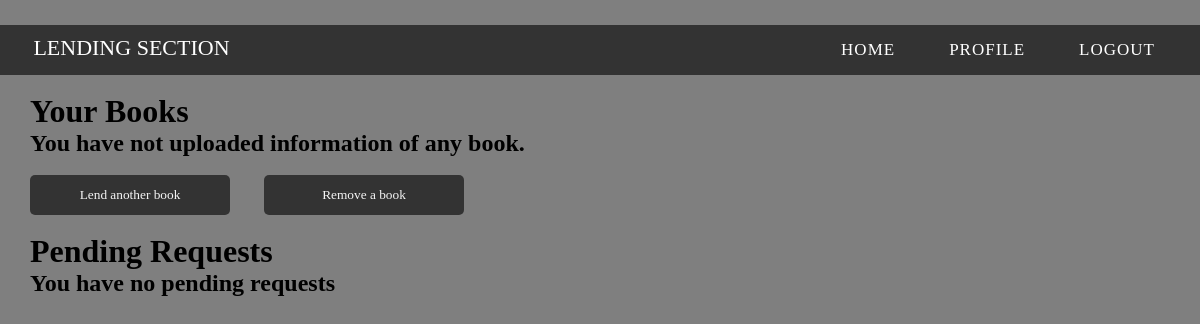
The page /lending_section (signed in) on the database as committed earlier.
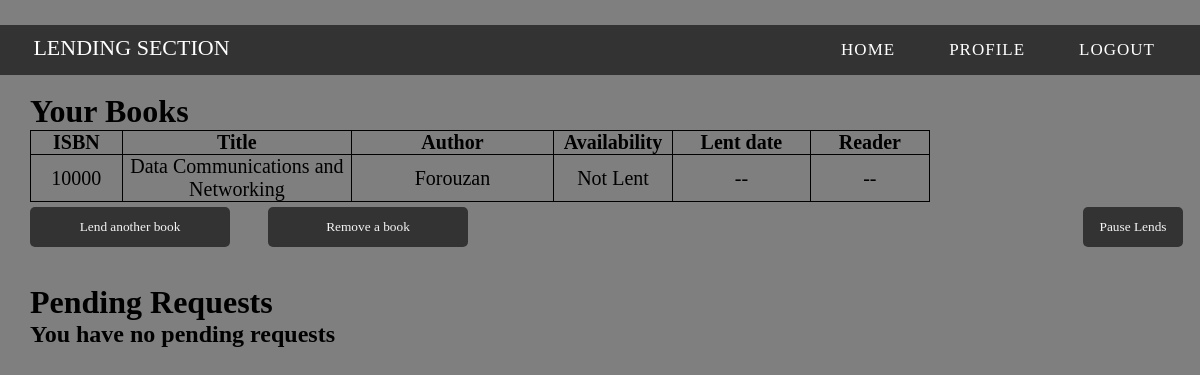
The same page on the database as committed later.
### tables this page shows
CREATE TABLE lending_section(ID integer primary key autoincrement, LID integer ,ISBN int(5) ,av int(1) ,RID integer ,lent_date date ,due_date date ,foreign key(ISBN) references books(ISBN));

CREATE TABLE books(ISBN int(5) ,book_name varchar(40) ,author varchar(50) ,popularity int DEFAULT 0);

### app/routes.py (the view)
@app.route('/lending_section',methods = ['GET','POST'])
def show_lends():
    global need_resume
    lent_books = get_lent_books(User_Data)
    pending_requests = get_pending_requests(User_Data)
    print(lent_books)
    return render_template('lending_section.html',name = User_Data[1],lent_books = lent_books,pending_requests = pending_requests,need_resume = need_resume)

### app/queries.py (called while the page is built)
def connect():
    conn = sqlite3.connect("./bookshelf_database.db")
    cur = conn.cursor()
    return conn, cur

def get_pending_requests(User_Data):
    conn,cur = connect()
    cur.execute("SELECT L.ISBN,B.book_name,B.author,U.name,L.ID,I.transaction_id,L.LID,U.UID FROM lending_section L JOIN incomplete_transaction I ON L.LID = I.LID JOIN books B ON L.ISBN = B.ISBN JOIN user_info U ON I.RID = U.UID WHERE L.LID = ? AND L.av = 2 AND L.ID = I.L_ID",(User_Data[0],))
    pending_requests = cur.fetchall()
    print("pending requests = ",pending_requests)
    conn.close()
    return pending_requests

### app/templates/lending_section.html (shortened to what the changed rows need)
<html>
    <head>
    </head>
        <body>
                    <br>
            <h1 style = "margin-left: 30px">Your Books<h1>
            {% if lent_books %}
                <table  class="a">
                    <tr>
                    <th class="c">ISBN</th>
                    <th class="b">Title</th>
                    <th class="aaa">Author</th>
                    <th class="aa">Availability</th>
                    <th style="width:15%">Lent date</th>
                    <th class="rc">Reader</th>
                    </tr>
                    {% for book in lent_books %}
                        <tr>
                        {% for details in book[1:6]%}
                            <td style="text-align:center">{{details}}</td>
                        {% endfor %}
                        {% if book[4] != "Lent" %}
                            <td style="text-align:center">{{book[6]}}</td>
                        {% else %}
                            {% set rid1 = book[7] %}
                            <form method="POST">
                                <td align="center"><button class="bb" name = 'another' value = {{rid1}} type = "submit" onclick="javascript: form.action='/another_profile'">{{book[6]}}</button></td>
                            </form>
                        {% endif %}
                        </tr>
                    {% endfor %}
                </table>
            {%else%}
                <h2 style="margin-left: 30px">You have not uploaded information of any book.</h2>
                <br>
            {% endif %}
            <div class = "buttons">
                <button type = 'submit' onclick="window.location.href = '/lend_another_book'" class="b1">Lend another book</button>
                <button type = 'submit' onclick="window.location.href = '/remove_lent_book'" class="b1">Remove a book</button>
                {% if lent_books %}
                    {% if need_resume == True %}
                    <button type = 'submit' onclick="window.location.href = '/resume_lends'" class="b3">Resume Lends</button>
                    {% else %}
                        <button type = 'submit' onclick="window.location.href = '/pause_lends'" class="b3">Pause Lends</button>
                    {% endif %}
                {% endif %}
            </div>
            <br>
            <h1 style="margin-left: 30px">Pending Requests</h1>
            {% if pending_requests %}
                <table class="a">
                    <tr>
                        <th class="c">ISBN</th>
                        <th class="b">Title</th>
                        <th class="aaa">Author</th>
                        <th class="rc">Reader</th>
                        <th style="width:23%">Approval</th>
                    </tr>
                    {% for book in pending_requests %}
                    {% set id = book[5]%}
                        <tr>
                        {% for details in book[:-5] %}
                            <td style="text-align:center">{{details}}</td>
                        {% endfor %}
                        {% set rid2 = book[7] %}
                        <form method="POST">
                            <td align="center"><button class="bb" name = 'another' value = {{rid2}} type = "submit" onclick="javascript: form.action='/another_profile'">{{book[3]}}</button></td>
                        </form>
                        <form method = 'POST'>
                        <td><button class="b2" name = 'accept' value = {{id}} type = "submit" onclick="javascript: form.action='/accept_book'">Accept</button>
                            <button class="b2" name = 'reject' value = {{id}} type = "submit" onclick="javascript: form.action='/reject_book'">Reject</button>
                        </td>
                        </form>
                        </tr>
                    {% endfor %}
                </table>
            {% else %}
            <h2 style="margin-left: 30px">You have no pending requests</h2>
            {% endif %}
        </body>
</html>

Rows that differ between the two databases and show on the page:
added lending_section: ISBN "10000", 6 "Not Lent" "--", book "--"
now on this page (row edited): books: book_name "Data Communications and Networking", author "Forouzan"
Other text that changed with them:
text no longer shown: "You have not uploaded information of any book."
text now shown: "ISBN Title Author Availability Lent date Reader Pause Lends"
